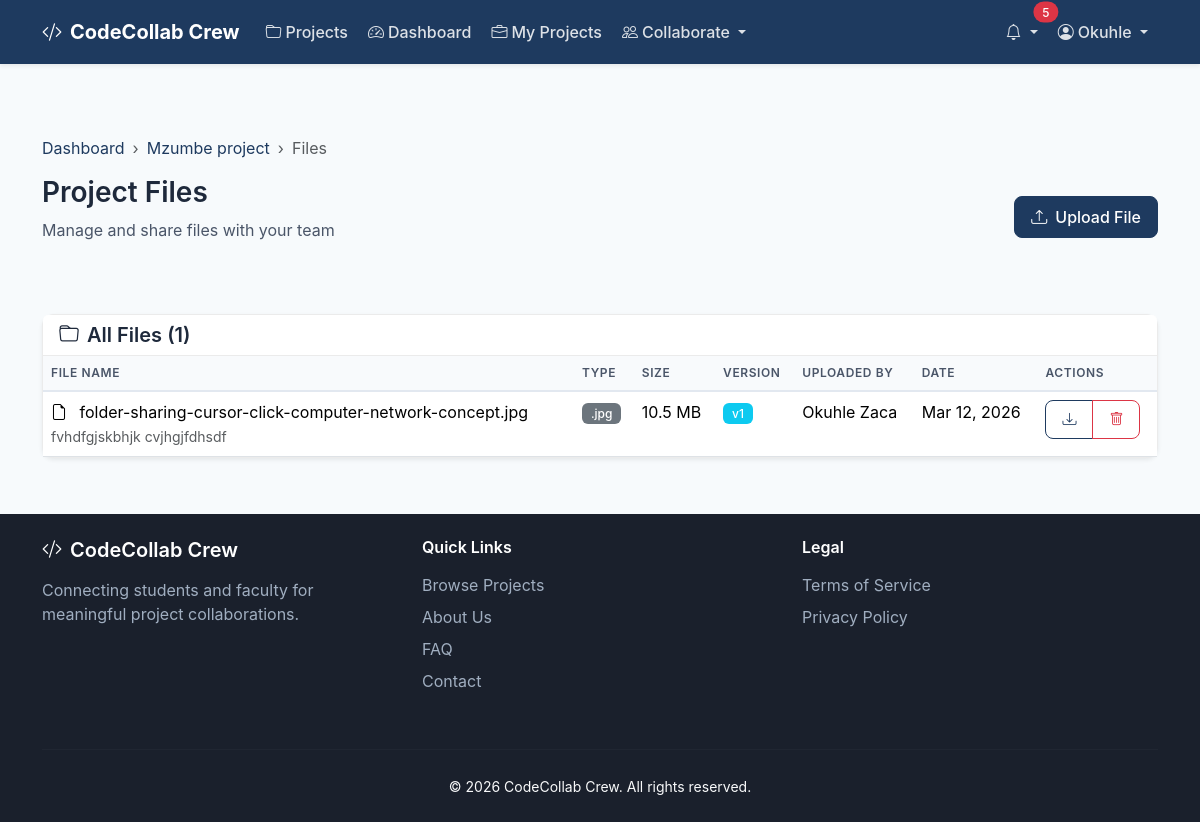
The app's page /projects/3/files (signed in) with its own data.
### app/models.py (models this page shows, shortened)
class User(UserMixin, db.Model):
    __tablename__ = 'users'
    id = db.Column(db.Integer, primary_key=True)
    email = db.Column(db.String(120), unique=True, nullable=False, index=True)
    password_hash = db.Column(db.String(128), nullable=False)
    first_name = db.Column(db.String(50), nullable=False)
    last_name = db.Column(db.String(50), nullable=False)
    student_id = db.Column(db.String(20), unique=True, index=True)  # For students
    employee_id = db.Column(db.String(20), unique=True, index=True)  # For faculty
    phone = db.Column(db.String(20))
    bio = db.Column(db.Text)
    avatar = db.Column(db.Text)  # Stores base64 data URL for profile picture
    is_active = db.Column(db.Boolean, default=True)
    is_verified = db.Column(db.Boolean, default=False)
    availability_status = db.Column(db.String(20), default='available')  # available, busy, away, offline
    last_seen = db.Column(db.DateTime, default=lambda: datetime.now(timezone.utc))
    created_at = db.Column(db.DateTime, default=lambda: datetime.now(timezone.utc))
    updated_at = db.Column(db.DateTime, default=lambda: datetime.now(timezone.utc), onupdate=lambda: datetime.now(timezone.utc))
    last_login = db.Column(db.DateTime)
    department_id = db.Column(db.Integer, db.ForeignKey('departments.id'))
    roles = db.relationship('Role', secondary=user_roles, backref=db.backref('users', lazy='dynamic'))
    skills = db.relationship('Skill', secondary=user_skills, backref=db.backref('users', lazy='dynamic'))
    owned_projects = db.relationship('Project', backref='owner', lazy='dynamic', foreign_keys='Project.owner_id')
    applications = db.relationship('ProjectApplication', backref='applicant', lazy='dynamic', foreign_keys='ProjectApplication.user_id')
    memberships = db.relationship('ProjectMember', backref='user', lazy='dynamic')
    contributions = db.relationship('Contribution', backref='contributor', lazy='dynamic')
    notifications = db.relationship('Notification', backref='user', lazy='dynamic', foreign_keys='Notification.user_id')
    def has_role(self, role_name):
        return any(role.name == role_name for role in self.roles)
    @property
    def is_lecturer(self):
        return self.has_role('lecturer')
    @property
    def is_student(self):
        return self.has_role('student')
    def get_unread_notifications_count(self):
        return Notification.query.filter_by(user_id=self.id, is_read=False).count()

class Project(db.Model):
    __tablename__ = 'projects'
    id = db.Column(db.Integer, primary_key=True)
    title = db.Column(db.String(200), nullable=False)
    description = db.Column(db.Text, nullable=False)
    goals = db.Column(db.Text)
    expected_outcomes = db.Column(db.Text)
    status = db.Column(db.String(20), default='draft')  # draft, open, in_progress, completed, cancelled
    visibility = db.Column(db.String(20), default='public')  # public, department, private
    max_team_size = db.Column(db.Integer, default=5)
    min_team_size = db.Column(db.Integer, default=1)
    invite_code = db.Column(db.String(32), unique=True, index=True)  # For shareable invite links
    start_date = db.Column(db.Date)
    end_date = db.Column(db.Date)
    application_deadline = db.Column(db.DateTime)
    created_at = db.Column(db.DateTime, default=lambda: datetime.now(timezone.utc))
    updated_at = db.Column(db.DateTime, default=lambda: datetime.now(timezone.utc), onupdate=lambda: datetime.now(timezone.utc))
    owner_id = db.Column(db.Integer, db.ForeignKey('users.id'), nullable=False)
    course_id = db.Column(db.Integer, db.ForeignKey('courses.id'))
    department_id = db.Column(db.Integer, db.ForeignKey('departments.id'))
    skills = db.relationship('Skill', secondary=project_skills, backref=db.backref('projects', lazy='dynamic'))
    tools = db.relationship('Tool', secondary=project_tools, backref=db.backref('projects', lazy='dynamic'))
    milestones = db.relationship('Milestone', backref='project', lazy='dynamic', order_by='Milestone.due_date')
    applications = db.relationship('ProjectApplication', backref='project', lazy='dynamic')
    members = db.relationship('ProjectMember', backref='project', lazy='dynamic')
    files = db.relationship('ProjectFile', backref='project', lazy='dynamic')
    updates = db.relationship('ProjectUpdate', backref='project', lazy='dynamic', order_by='desc(ProjectUpdate.created_at)')
    contributions = db.relationship('Contribution', backref='project', lazy='dynamic')
    feedback = db.relationship('Feedback', backref='project', lazy='dynamic')

class ProjectFile(db.Model):
    __tablename__ = 'project_files'
    id = db.Column(db.Integer, primary_key=True)
    filename = db.Column(db.String(255), nullable=False)
    original_filename = db.Column(db.String(255), nullable=False)
    file_type = db.Column(db.String(50))
    file_size = db.Column(db.Integer)
    version = db.Column(db.Integer, default=1)
    description = db.Column(db.Text)
    is_current = db.Column(db.Boolean, default=True)
    uploaded_at = db.Column(db.DateTime, default=lambda: datetime.now(timezone.utc))
    project_id = db.Column(db.Integer, db.ForeignKey('projects.id'), nullable=False)
    uploaded_by_id = db.Column(db.Integer, db.ForeignKey('users.id'), nullable=False)
    parent_id = db.Column(db.Integer, db.ForeignKey('project_files.id'))  # For version tracking
    uploaded_by = db.relationship('User', backref='uploaded_files')
    versions = db.relationship('ProjectFile', backref=db.backref('parent', remote_side=[id]))

### app/routes/projects.py (the view)
@projects_bp.route('/<int:project_id>/files')
@login_required
@project_member_required
def view_files(project_id):
    project = Project.query.get_or_404(project_id)
    files = project.files.filter_by(is_current=True).order_by(ProjectFile.uploaded_at.desc()).all()
    return render_template('projects/files.html',
                         project=project,
                         files=files)

### app/templates/projects/files.html (shortened to what this page needs)
{% extends "base.html" %}
{% block content %}
<div class="container py-4">
    <div class="page-header">
        <nav aria-label="breadcrumb">
            <ol class="breadcrumb">
                <li class="breadcrumb-item"><a href="{{ url_for('dashboard.index') }}">Dashboard</a></li>
                <li class="breadcrumb-item"><a href="{{ url_for('projects.view_project', project_id=project.id) }}">{{ project.title[:30] }}{% if project.title|length > 30 %}...{% endif %}</a></li>
                <li class="breadcrumb-item active">Files</li>
            </ol>
        </nav>
        <div class="d-flex justify-content-between align-items-center">
            <div>
                <h1 class="page-title">Project Files</h1>
                <p class="page-subtitle">Manage and share files with your team</p>
            </div>
            <a href="{{ url_for('projects.upload_file', project_id=project.id) }}" class="btn btn-primary">
                <i class="bi bi-upload me-2"></i>Upload File
            </a>
        </div>
    </div>
    {% if files %}
    <div class="card">
        <div class="card-header">
            <h5 class="mb-0"><i class="bi bi-folder me-2"></i>All Files ({{ files|length }})</h5>
        </div>
        <div class="table-responsive">
            <table class="table table-hover mb-0">
                <thead class="table-light">
                    <tr>
                        <th>File Name</th>
                        <th>Type</th>
                        <th>Size</th>
                        <th>Version</th>
                        <th>Uploaded By</th>
                        <th>Date</th>
                        <th>Actions</th>
                    </tr>
                </thead>
                <tbody>
                    {% for file in files %}
                    <tr>
                        <td>
                            <i class="bi bi-file-earmark me-2"></i>
                            {{ file.original_filename }}
                            {% if file.description %}
                            <br><small class="text-muted">{{ file.description[:50] }}{% if file.description|length > 50 %}...{% endif %}</small>
                            {% endif %}
                        </td>
                        <td>
                            <span class="badge bg-secondary">.{{ file.file_type }}</span>
                        </td>
                        <td>
                            {% if file.file_size < 1024 %}
                                {{ file.file_size }} B
                            {% elif file.file_size < 1048576 %}
                                {{ "%.1f"|format(file.file_size / 1024) }} KB
                            {% else %}
                                {{ "%.1f"|format(file.file_size / 1048576) }} MB
                            {% endif %}
                        </td>
                        <td>
                            <span class="badge bg-info">v{{ file.version }}</span>
                        </td>
                        <td>
                            {% if file.uploaded_by %}
                                {{ file.uploaded_by.first_name }} {{ file.uploaded_by.last_name }}
                            {% else %}
                                Unknown
                            {% endif %}
                        </td>
                        <td>
                            {{ file.uploaded_at.strftime('%b %d, %Y') if file.uploaded_at else 'N/A' }}
                        </td>
                        <td>
                            <div class="btn-group btn-group-sm">
                                <a href="{{ url_for('projects.download_file', project_id=project.id, file_id=file.id) }}"
                                   class="btn btn-outline-primary" title="Download">
                                    <i class="bi bi-download"></i>
                                </a>
                                {% if current_user.id == file.uploaded_by_id or current_user.id == project.owner_id %}
                                <button type="button" class="btn btn-outline-danger"
                                        onclick="confirmDelete({{ file.id }}, '{{ file.original_filename }}')" title="Delete">
                                    <i class="bi bi-trash"></i>
                                </button>
                                {% endif %}
                            </div>
                        </td>
                    </tr>
                    {% endfor %}
                </tbody>
            </table>
        </div>
    </div>
    {% endif %}
</div>
{% endblock %}

### app/templates/base.html (shortened to what this page needs)
<!DOCTYPE html>
<html lang="en">
<head>
    <link href="https://cdn.jsdelivr.net/npm/bootstrap@5.3.2/dist/css/bootstrap.min.css" rel="stylesheet">
    <link href="https://cdn.jsdelivr.net/npm/bootstrap-icons@1.11.1/font/bootstrap-icons.css" rel="stylesheet">
    <link href="{{ url_for('static', filename='css/main.css') }}" rel="stylesheet">
</head>
<body>
    <nav class="navbar navbar-expand-lg navbar-dark bg-primary sticky-top">
        <div class="container">
            <a class="navbar-brand fw-bold" href="{{ url_for('main.index') }}">
                <i class="bi bi-code-slash me-2"></i>CodeCollab Crew
            </a>
            <div class="collapse navbar-collapse" id="navbarNav">
                <ul class="navbar-nav me-auto">
                    <li class="nav-item">
                        <a class="nav-link" href="{{ url_for('projects.list_projects') }}">
                            <i class="bi bi-folder me-1"></i>Projects
                        </a>
                    </li>
                    {% if current_user.is_authenticated %}
                    <li class="nav-item">
                        <a class="nav-link" href="{{ url_for('dashboard.index') }}">
                            <i class="bi bi-speedometer2 me-1"></i>Dashboard
                        </a>
                    </li>
                    <li class="nav-item">
                        <a class="nav-link" href="{{ url_for('projects.my_projects') }}">
                            <i class="bi bi-briefcase me-1"></i>My Projects
                        </a>
                    </li>
                    <li class="nav-item dropdown">
                        <a class="nav-link dropdown-toggle" href="#" id="collabDropdown"
                           role="button" data-bs-toggle="dropdown" aria-expanded="false">
                            <i class="bi bi-people me-1"></i>Collaborate
                        </a>
                    </li>
                    {% endif %}
                </ul>
                <ul class="navbar-nav">
                    {% if current_user.is_authenticated %}
                    <li class="nav-item dropdown">
                        <a class="nav-link dropdown-toggle position-relative" href="#" id="notificationsDropdown"
                           role="button" data-bs-toggle="dropdown" aria-expanded="false">
                            <i class="bi bi-bell"></i>
                            {% set unread_count = current_user.get_unread_notifications_count() %}
                            {% if unread_count > 0 %}
                            <span class="position-absolute top-0 start-100 translate-middle badge rounded-pill bg-danger">
                                {{ unread_count if unread_count < 100 else '99+' }}
                            </span>
                            {% endif %}
                        </a>
                    </li>
                    <li class="nav-item dropdown">
                        <a class="nav-link dropdown-toggle" href="#" id="userDropdown"
                           role="button" data-bs-toggle="dropdown" aria-expanded="false">
                            <i class="bi bi-person-circle me-1"></i>{{ current_user.first_name }}
                        </a>
                    </li>
                    {% endif %}
                </ul>
            </div>
        </div>
    </nav>
    <main class="main-content">
        {% block content %}{% endblock %}
    </main>
    <footer class="footer mt-auto py-4 bg-dark text-light">
        <div class="container">
            <div class="row">
                <div class="col-md-4 mb-3">
                    <h5><i class="bi bi-code-slash me-2"></i>CodeCollab Crew</h5>
                    <p>
                        Connecting students and faculty for meaningful project collaborations.
                    </p>
                </div>
                <div class="col-md-4 mb-3">
                    <h6>Quick Links</h6>
                    <ul class="list-unstyled">
                        <li><a href="{{ url_for('projects.list_projects') }}">Browse Projects</a></li>
                        <li><a href="{{ url_for('main.about') }}">About Us</a></li>
                        <li><a href="{{ url_for('main.faq') }}">FAQ</a></li>
                        <li><a href="{{ url_for('main.contact') }}">Contact</a></li>
                    </ul>
                </div>
                <div class="col-md-4 mb-3">
                    <h6>Legal</h6>
                    <ul class="list-unstyled">
                        <li><a href="{{ url_for('main.terms') }}">Terms of Service</a></li>
                        <li><a href="{{ url_for('main.privacy') }}">Privacy Policy</a></li>
                    </ul>
                </div>
            </div>
            <hr>
            <div class="text-center">
                <small>&copy; {{ now.year }} CodeCollab Crew. All rights reserved.</small>
            </div>
        </div>
    </footer>
</body>
</html>

### records on screen
User: first_name "Okuhle"
Project: title "Mzumbe project"
ProjectFile: original_filename "folder-sharing-cursor-click-computer-network-concept.jpg", description "fvhdfgjskbhjk cvjhgjfdhsdf", file_type "jpg", file.file_size/1048576 "10.5", version "1", uploaded_by.first_name "Okuhle", uploaded_by.last_name "Zaca", uploaded_at "Mar 12, 2026"

### other values on screen
{{ unread_count if unread_count < 100 else '99+' }} "5"
{{ files|length }} "1"
